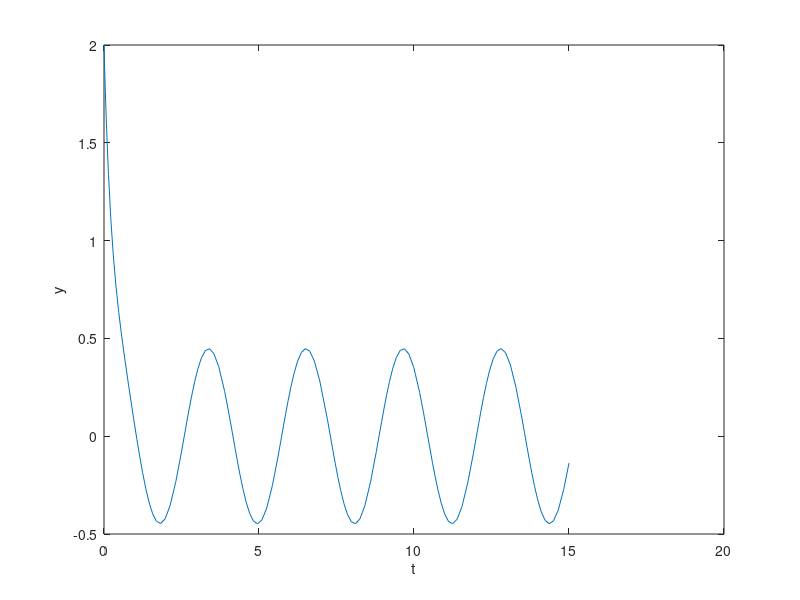

Write the MATLAB code that produced this figure.
%dy/dt = 2cos(2t)-4y(t)
% Define the function f(t, y) - anonymous function definition
f = @(t, y) 2*cos(2*t)-4*y;

% Define the time interval
tspan = [0 15];

% Define the initial condition
y0 = 2; %y(0)=2

% Solve the ODE
[t, y] = ode23(f, tspan, y0);

% Plot the solution
plot(t, y)
xlabel('t')
ylabel('y')
